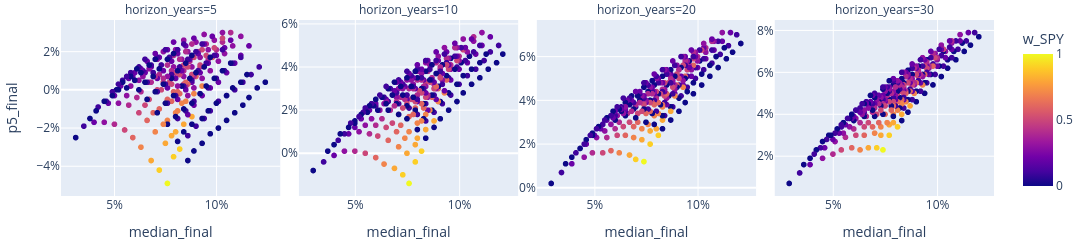
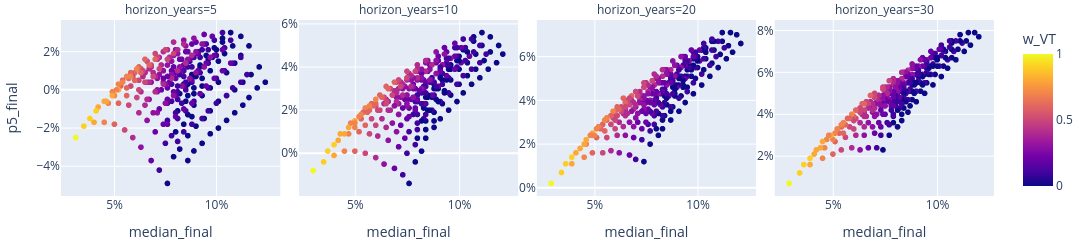
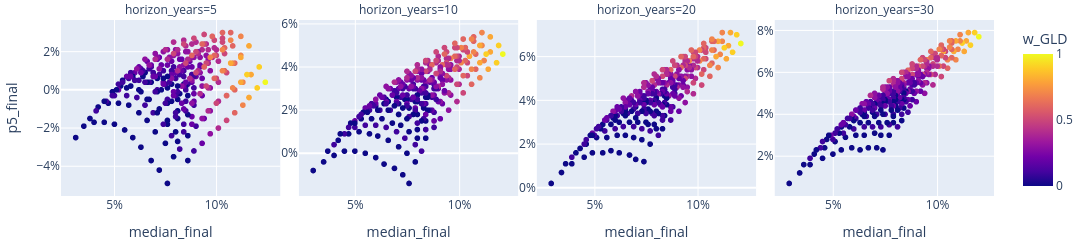
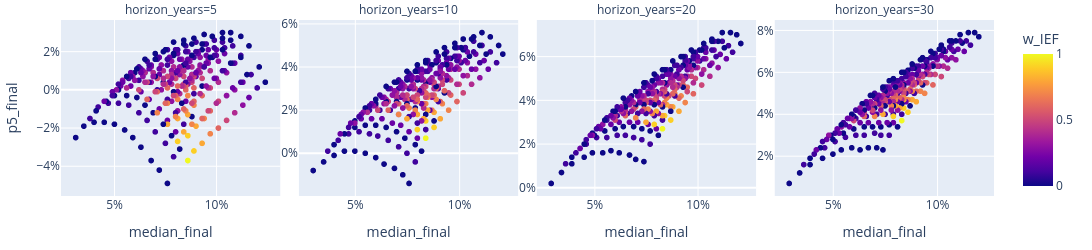

The cell these charts' notebook holds for them, in order:
### Code cell
for ww in ['w_SPY', 'w_VT', 'w_GLD', 'w_IEF']:
    fig = px.scatter(
        df,
        x="median_final",
        y="p5_final",
        color=ww,
        facet_col="horizon_years",
        hover_data=[col for col in df.columns if not col.startswith('w_') and col not in ['median_final', 'p5_final', 'horizon_years']],
    )
    fig.update_layout(height=250, width=1200, margin=dict(t=20, b=20, l=20, r=20))
    fig.for_each_yaxis(lambda y: y.update(matches=None, showticklabels=True, tickformat=".0%"))
    fig.for_each_xaxis(lambda x: x.update(matches=None, tickformat=".0%"))
    fig.show()

### Figure 1 — Plotly figure (JSON) as saved in the notebook; plotly's stock layout.template omitted (floating-point values rounded to 4 significant figures; data arrays with more than 128 entries replaced by an {"elided": "..."} marker saying what was removed)
{"data": [{"customdata": {"elided": "286x6 mixed values"}, "hovertemplate": "horizon_years=5<br>median_final=%{x}<br>p5_final=%{y}<br>weight_txt=%{customdata[0]}<br>mean_final=%{customdata[1]}<br>p95_final=%{customdata[2]}<br>probability_loss=%{customdata[3]}<br>mean_cagr=%{customdata[4]}<br>median_cagr=%{customdata[5]}<br>w_SPY=%{marker.color}<extra></extra>", "legendgroup": "", "marker": {"color": {"elided": "286 float values"}, "coloraxis": "coloraxis", "symbol": "circle"}, "mode": "markers", "name": "", "showlegend": false, "type": "scattergl", "x": {"elided": "286 float values"}, "xaxis": "x", "y": {"elided": "286 float values"}, "yaxis": "y"}, {"customdata": {"elided": "286x6 mixed values"}, "hovertemplate": "horizon_years=10<br>median_final=%{x}<br>p5_final=%{y}<br>weight_txt=%{customdata[0]}<br>mean_final=%{customdata[1]}<br>p95_final=%{customdata[2]}<br>probability_loss=%{customdata[3]}<br>mean_cagr=%{customdata[4]}<br>median_cagr=%{customdata[5]}<br>w_SPY=%{marker.color}<extra></extra>", "legendgroup": "", "marker": {"color": {"elided": "286 float values"}, "coloraxis": "coloraxis", "symbol": "circle"}, "mode": "markers", "name": "", "showlegend": false, "type": "scattergl", "x": {"elided": "286 float values"}, "xaxis": "x2", "y": {"elided": "286 float values"}, "yaxis": "y2"}, {"customdata": {"elided": "286x6 mixed values"}, "hovertemplate": "horizon_years=20<br>median_final=%{x}<br>p5_final=%{y}<br>weight_txt=%{customdata[0]}<br>mean_final=%{customdata[1]}<br>p95_final=%{customdata[2]}<br>probability_loss=%{customdata[3]}<br>mean_cagr=%{customdata[4]}<br>median_cagr=%{customdata[5]}<br>w_SPY=%{marker.color}<extra></extra>", "legendgroup": "", "marker": {"color": {"elided": "286 float values"}, "coloraxis": "coloraxis", "symbol": "circle"}, "mode": "markers", "name": "", "showlegend": false, "type": "scattergl", "x": {"elided": "286 float values"}, "xaxis": "x3", "y": {"elided": "286 float values"}, "yaxis": "y3"}, {"customdata": {"elided": "286x6 mixed values"}, "hovertemplate": "horizon_years=30<br>median_final=%{x}<br>p5_final=%{y}<br>weight_txt=%{customdata[0]}<br>mean_final=%{customdata[1]}<br>p95_final=%{customdata[2]}<br>probability_loss=%{customdata[3]}<br>mean_cagr=%{customdata[4]}<br>median_cagr=%{customdata[5]}<br>w_SPY=%{marker.color}<extra></extra>", "legendgroup": "", "marker": {"color": {"elided": "286 float values"}, "coloraxis": "coloraxis", "symbol": "circle"}, "mode": "markers", "name": "", "showlegend": false, "type": "scattergl", "x": {"elided": "286 float values"}, "xaxis": "x4", "y": {"elided": "286 float values"}, "yaxis": "y4"}], "layout": {"annotations": [{"font": {}, "showarrow": false, "text": "horizon_years=5", "x": 0.1175, "xanchor": "center", "xref": "paper", "y": 1, "yanchor": "bottom", "yref": "paper"}, {"font": {}, "showarrow": false, "text": "horizon_years=10", "x": 0.3725, "xanchor": "center", "xref": "paper", "y": 1, "yanchor": "bottom", "yref": "paper"}, {"font": {}, "showarrow": false, "text": "horizon_years=20", "x": 0.6275, "xanchor": "center", "xref": "paper", "y": 1, "yanchor": "bottom", "yref": "paper"}, {"font": {}, "showarrow": false, "text": "horizon_years=30", "x": 0.8825, "xanchor": "center", "xref": "paper", "y": 1, "yanchor": "bottom", "yref": "paper"}], "coloraxis": {"colorbar": {"title": {"text": "w_SPY"}}, "colorscale": [[0, "#0d0887"], [0.1111, "#46039f"], [0.2222, "#7201a8"], [0.3333, "#9c179e"], [0.4444, "#bd3786"], [0.5556, "#d8576b"], [0.6667, "#ed7953"], [0.7778, "#fb9f3a"], [0.8889, "#fdca26"], [1, "#f0f921"]]}, "height": 250, "legend": {"tracegroupgap": 0}, "margin": {"b": 20, "l": 20, "r": 20, "t": 20}, "width": 1200, "xaxis": {"anchor": "y", "domain": [0, 0.235], "tickformat": ".0%", "title": {"text": "median_final"}}, "xaxis2": {"anchor": "y2", "domain": [0.255, 0.49], "tickformat": ".0%", "title": {"text": "median_final"}}, "xaxis3": {"anchor": "y3", "domain": [0.51, 0.745], "tickformat": ".0%", "title": {"text": "median_final"}}, "xaxis4": {"anchor": "y4", "domain": [0.765, 1.0], "tickformat": ".0%", "title": {"text": "median_final"}}, "yaxis": {"anchor": "x", "domain": [0, 1], "showticklabels": true, "tickformat": ".0%", "title": {"text": "p5_final"}}, "yaxis2": {"anchor": "x2", "domain": [0, 1], "showticklabels": true, "tickformat": ".0%"}, "yaxis3": {"anchor": "x3", "domain": [0, 1], "showticklabels": true, "tickformat": ".0%"}, "yaxis4": {"anchor": "x4", "domain": [0, 1], "showticklabels": true, "tickformat": ".0%"}}}

### Figure 2 — Plotly figure (JSON) as saved in the notebook; plotly's stock layout.template omitted (floating-point values rounded to 4 significant figures; data arrays with more than 128 entries replaced by an {"elided": "..."} marker saying what was removed)
{"data": [{"customdata": {"elided": "286x6 mixed values"}, "hovertemplate": "horizon_years=5<br>median_final=%{x}<br>p5_final=%{y}<br>weight_txt=%{customdata[0]}<br>mean_final=%{customdata[1]}<br>p95_final=%{customdata[2]}<br>probability_loss=%{customdata[3]}<br>mean_cagr=%{customdata[4]}<br>median_cagr=%{customdata[5]}<br>w_VT=%{marker.color}<extra></extra>", "legendgroup": "", "marker": {"color": {"elided": "286 float values"}, "coloraxis": "coloraxis", "symbol": "circle"}, "mode": "markers", "name": "", "showlegend": false, "type": "scattergl", "x": {"elided": "286 float values"}, "xaxis": "x", "y": {"elided": "286 float values"}, "yaxis": "y"}, {"customdata": {"elided": "286x6 mixed values"}, "hovertemplate": "horizon_years=10<br>median_final=%{x}<br>p5_final=%{y}<br>weight_txt=%{customdata[0]}<br>mean_final=%{customdata[1]}<br>p95_final=%{customdata[2]}<br>probability_loss=%{customdata[3]}<br>mean_cagr=%{customdata[4]}<br>median_cagr=%{customdata[5]}<br>w_VT=%{marker.color}<extra></extra>", "legendgroup": "", "marker": {"color": {"elided": "286 float values"}, "coloraxis": "coloraxis", "symbol": "circle"}, "mode": "markers", "name": "", "showlegend": false, "type": "scattergl", "x": {"elided": "286 float values"}, "xaxis": "x2", "y": {"elided": "286 float values"}, "yaxis": "y2"}, {"customdata": {"elided": "286x6 mixed values"}, "hovertemplate": "horizon_years=20<br>median_final=%{x}<br>p5_final=%{y}<br>weight_txt=%{customdata[0]}<br>mean_final=%{customdata[1]}<br>p95_final=%{customdata[2]}<br>probability_loss=%{customdata[3]}<br>mean_cagr=%{customdata[4]}<br>median_cagr=%{customdata[5]}<br>w_VT=%{marker.color}<extra></extra>", "legendgroup": "", "marker": {"color": {"elided": "286 float values"}, "coloraxis": "coloraxis", "symbol": "circle"}, "mode": "markers", "name": "", "showlegend": false, "type": "scattergl", "x": {"elided": "286 float values"}, "xaxis": "x3", "y": {"elided": "286 float values"}, "yaxis": "y3"}, {"customdata": {"elided": "286x6 mixed values"}, "hovertemplate": "horizon_years=30<br>median_final=%{x}<br>p5_final=%{y}<br>weight_txt=%{customdata[0]}<br>mean_final=%{customdata[1]}<br>p95_final=%{customdata[2]}<br>probability_loss=%{customdata[3]}<br>mean_cagr=%{customdata[4]}<br>median_cagr=%{customdata[5]}<br>w_VT=%{marker.color}<extra></extra>", "legendgroup": "", "marker": {"color": {"elided": "286 float values"}, "coloraxis": "coloraxis", "symbol": "circle"}, "mode": "markers", "name": "", "showlegend": false, "type": "scattergl", "x": {"elided": "286 float values"}, "xaxis": "x4", "y": {"elided": "286 float values"}, "yaxis": "y4"}], "layout": {"annotations": [{"font": {}, "showarrow": false, "text": "horizon_years=5", "x": 0.1175, "xanchor": "center", "xref": "paper", "y": 1, "yanchor": "bottom", "yref": "paper"}, {"font": {}, "showarrow": false, "text": "horizon_years=10", "x": 0.3725, "xanchor": "center", "xref": "paper", "y": 1, "yanchor": "bottom", "yref": "paper"}, {"font": {}, "showarrow": false, "text": "horizon_years=20", "x": 0.6275, "xanchor": "center", "xref": "paper", "y": 1, "yanchor": "bottom", "yref": "paper"}, {"font": {}, "showarrow": false, "text": "horizon_years=30", "x": 0.8825, "xanchor": "center", "xref": "paper", "y": 1, "yanchor": "bottom", "yref": "paper"}], "coloraxis": {"colorbar": {"title": {"text": "w_VT"}}, "colorscale": [[0, "#0d0887"], [0.1111, "#46039f"], [0.2222, "#7201a8"], [0.3333, "#9c179e"], [0.4444, "#bd3786"], [0.5556, "#d8576b"], [0.6667, "#ed7953"], [0.7778, "#fb9f3a"], [0.8889, "#fdca26"], [1, "#f0f921"]]}, "height": 250, "legend": {"tracegroupgap": 0}, "margin": {"b": 20, "l": 20, "r": 20, "t": 20}, "width": 1200, "xaxis": {"anchor": "y", "domain": [0, 0.235], "tickformat": ".0%", "title": {"text": "median_final"}}, "xaxis2": {"anchor": "y2", "domain": [0.255, 0.49], "tickformat": ".0%", "title": {"text": "median_final"}}, "xaxis3": {"anchor": "y3", "domain": [0.51, 0.745], "tickformat": ".0%", "title": {"text": "median_final"}}, "xaxis4": {"anchor": "y4", "domain": [0.765, 1.0], "tickformat": ".0%", "title": {"text": "median_final"}}, "yaxis": {"anchor": "x", "domain": [0, 1], "showticklabels": true, "tickformat": ".0%", "title": {"text": "p5_final"}}, "yaxis2": {"anchor": "x2", "domain": [0, 1], "showticklabels": true, "tickformat": ".0%"}, "yaxis3": {"anchor": "x3", "domain": [0, 1], "showticklabels": true, "tickformat": ".0%"}, "yaxis4": {"anchor": "x4", "domain": [0, 1], "showticklabels": true, "tickformat": ".0%"}}}

### Figure 3 — Plotly figure (JSON) as saved in the notebook; plotly's stock layout.template omitted (floating-point values rounded to 4 significant figures; data arrays with more than 128 entries replaced by an {"elided": "..."} marker saying what was removed)
{"data": [{"customdata": {"elided": "286x6 mixed values"}, "hovertemplate": "horizon_years=5<br>median_final=%{x}<br>p5_final=%{y}<br>weight_txt=%{customdata[0]}<br>mean_final=%{customdata[1]}<br>p95_final=%{customdata[2]}<br>probability_loss=%{customdata[3]}<br>mean_cagr=%{customdata[4]}<br>median_cagr=%{customdata[5]}<br>w_GLD=%{marker.color}<extra></extra>", "legendgroup": "", "marker": {"color": {"elided": "286 float values"}, "coloraxis": "coloraxis", "symbol": "circle"}, "mode": "markers", "name": "", "showlegend": false, "type": "scattergl", "x": {"elided": "286 float values"}, "xaxis": "x", "y": {"elided": "286 float values"}, "yaxis": "y"}, {"customdata": {"elided": "286x6 mixed values"}, "hovertemplate": "horizon_years=10<br>median_final=%{x}<br>p5_final=%{y}<br>weight_txt=%{customdata[0]}<br>mean_final=%{customdata[1]}<br>p95_final=%{customdata[2]}<br>probability_loss=%{customdata[3]}<br>mean_cagr=%{customdata[4]}<br>median_cagr=%{customdata[5]}<br>w_GLD=%{marker.color}<extra></extra>", "legendgroup": "", "marker": {"color": {"elided": "286 float values"}, "coloraxis": "coloraxis", "symbol": "circle"}, "mode": "markers", "name": "", "showlegend": false, "type": "scattergl", "x": {"elided": "286 float values"}, "xaxis": "x2", "y": {"elided": "286 float values"}, "yaxis": "y2"}, {"customdata": {"elided": "286x6 mixed values"}, "hovertemplate": "horizon_years=20<br>median_final=%{x}<br>p5_final=%{y}<br>weight_txt=%{customdata[0]}<br>mean_final=%{customdata[1]}<br>p95_final=%{customdata[2]}<br>probability_loss=%{customdata[3]}<br>mean_cagr=%{customdata[4]}<br>median_cagr=%{customdata[5]}<br>w_GLD=%{marker.color}<extra></extra>", "legendgroup": "", "marker": {"color": {"elided": "286 float values"}, "coloraxis": "coloraxis", "symbol": "circle"}, "mode": "markers", "name": "", "showlegend": false, "type": "scattergl", "x": {"elided": "286 float values"}, "xaxis": "x3", "y": {"elided": "286 float values"}, "yaxis": "y3"}, {"customdata": {"elided": "286x6 mixed values"}, "hovertemplate": "horizon_years=30<br>median_final=%{x}<br>p5_final=%{y}<br>weight_txt=%{customdata[0]}<br>mean_final=%{customdata[1]}<br>p95_final=%{customdata[2]}<br>probability_loss=%{customdata[3]}<br>mean_cagr=%{customdata[4]}<br>median_cagr=%{customdata[5]}<br>w_GLD=%{marker.color}<extra></extra>", "legendgroup": "", "marker": {"color": {"elided": "286 float values"}, "coloraxis": "coloraxis", "symbol": "circle"}, "mode": "markers", "name": "", "showlegend": false, "type": "scattergl", "x": {"elided": "286 float values"}, "xaxis": "x4", "y": {"elided": "286 float values"}, "yaxis": "y4"}], "layout": {"annotations": [{"font": {}, "showarrow": false, "text": "horizon_years=5", "x": 0.1175, "xanchor": "center", "xref": "paper", "y": 1, "yanchor": "bottom", "yref": "paper"}, {"font": {}, "showarrow": false, "text": "horizon_years=10", "x": 0.3725, "xanchor": "center", "xref": "paper", "y": 1, "yanchor": "bottom", "yref": "paper"}, {"font": {}, "showarrow": false, "text": "horizon_years=20", "x": 0.6275, "xanchor": "center", "xref": "paper", "y": 1, "yanchor": "bottom", "yref": "paper"}, {"font": {}, "showarrow": false, "text": "horizon_years=30", "x": 0.8825, "xanchor": "center", "xref": "paper", "y": 1, "yanchor": "bottom", "yref": "paper"}], "coloraxis": {"colorbar": {"title": {"text": "w_GLD"}}, "colorscale": [[0, "#0d0887"], [0.1111, "#46039f"], [0.2222, "#7201a8"], [0.3333, "#9c179e"], [0.4444, "#bd3786"], [0.5556, "#d8576b"], [0.6667, "#ed7953"], [0.7778, "#fb9f3a"], [0.8889, "#fdca26"], [1, "#f0f921"]]}, "height": 250, "legend": {"tracegroupgap": 0}, "margin": {"b": 20, "l": 20, "r": 20, "t": 20}, "width": 1200, "xaxis": {"anchor": "y", "domain": [0, 0.235], "tickformat": ".0%", "title": {"text": "median_final"}}, "xaxis2": {"anchor": "y2", "domain": [0.255, 0.49], "tickformat": ".0%", "title": {"text": "median_final"}}, "xaxis3": {"anchor": "y3", "domain": [0.51, 0.745], "tickformat": ".0%", "title": {"text": "median_final"}}, "xaxis4": {"anchor": "y4", "domain": [0.765, 1.0], "tickformat": ".0%", "title": {"text": "median_final"}}, "yaxis": {"anchor": "x", "domain": [0, 1], "showticklabels": true, "tickformat": ".0%", "title": {"text": "p5_final"}}, "yaxis2": {"anchor": "x2", "domain": [0, 1], "showticklabels": true, "tickformat": ".0%"}, "yaxis3": {"anchor": "x3", "domain": [0, 1], "showticklabels": true, "tickformat": ".0%"}, "yaxis4": {"anchor": "x4", "domain": [0, 1], "showticklabels": true, "tickformat": ".0%"}}}

### Figure 4 — Plotly figure (JSON) as saved in the notebook; plotly's stock layout.template omitted (floating-point values rounded to 4 significant figures; data arrays with more than 128 entries replaced by an {"elided": "..."} marker saying what was removed)
{"data": [{"customdata": {"elided": "286x6 mixed values"}, "hovertemplate": "horizon_years=5<br>median_final=%{x}<br>p5_final=%{y}<br>weight_txt=%{customdata[0]}<br>mean_final=%{customdata[1]}<br>p95_final=%{customdata[2]}<br>probability_loss=%{customdata[3]}<br>mean_cagr=%{customdata[4]}<br>median_cagr=%{customdata[5]}<br>w_IEF=%{marker.color}<extra></extra>", "legendgroup": "", "marker": {"color": {"elided": "286 float values"}, "coloraxis": "coloraxis", "symbol": "circle"}, "mode": "markers", "name": "", "showlegend": false, "type": "scattergl", "x": {"elided": "286 float values"}, "xaxis": "x", "y": {"elided": "286 float values"}, "yaxis": "y"}, {"customdata": {"elided": "286x6 mixed values"}, "hovertemplate": "horizon_years=10<br>median_final=%{x}<br>p5_final=%{y}<br>weight_txt=%{customdata[0]}<br>mean_final=%{customdata[1]}<br>p95_final=%{customdata[2]}<br>probability_loss=%{customdata[3]}<br>mean_cagr=%{customdata[4]}<br>median_cagr=%{customdata[5]}<br>w_IEF=%{marker.color}<extra></extra>", "legendgroup": "", "marker": {"color": {"elided": "286 float values"}, "coloraxis": "coloraxis", "symbol": "circle"}, "mode": "markers", "name": "", "showlegend": false, "type": "scattergl", "x": {"elided": "286 float values"}, "xaxis": "x2", "y": {"elided": "286 float values"}, "yaxis": "y2"}, {"customdata": {"elided": "286x6 mixed values"}, "hovertemplate": "horizon_years=20<br>median_final=%{x}<br>p5_final=%{y}<br>weight_txt=%{customdata[0]}<br>mean_final=%{customdata[1]}<br>p95_final=%{customdata[2]}<br>probability_loss=%{customdata[3]}<br>mean_cagr=%{customdata[4]}<br>median_cagr=%{customdata[5]}<br>w_IEF=%{marker.color}<extra></extra>", "legendgroup": "", "marker": {"color": {"elided": "286 float values"}, "coloraxis": "coloraxis", "symbol": "circle"}, "mode": "markers", "name": "", "showlegend": false, "type": "scattergl", "x": {"elided": "286 float values"}, "xaxis": "x3", "y": {"elided": "286 float values"}, "yaxis": "y3"}, {"customdata": {"elided": "286x6 mixed values"}, "hovertemplate": "horizon_years=30<br>median_final=%{x}<br>p5_final=%{y}<br>weight_txt=%{customdata[0]}<br>mean_final=%{customdata[1]}<br>p95_final=%{customdata[2]}<br>probability_loss=%{customdata[3]}<br>mean_cagr=%{customdata[4]}<br>median_cagr=%{customdata[5]}<br>w_IEF=%{marker.color}<extra></extra>", "legendgroup": "", "marker": {"color": {"elided": "286 float values"}, "coloraxis": "coloraxis", "symbol": "circle"}, "mode": "markers", "name": "", "showlegend": false, "type": "scattergl", "x": {"elided": "286 float values"}, "xaxis": "x4", "y": {"elided": "286 float values"}, "yaxis": "y4"}], "layout": {"annotations": [{"font": {}, "showarrow": false, "text": "horizon_years=5", "x": 0.1175, "xanchor": "center", "xref": "paper", "y": 1, "yanchor": "bottom", "yref": "paper"}, {"font": {}, "showarrow": false, "text": "horizon_years=10", "x": 0.3725, "xanchor": "center", "xref": "paper", "y": 1, "yanchor": "bottom", "yref": "paper"}, {"font": {}, "showarrow": false, "text": "horizon_years=20", "x": 0.6275, "xanchor": "center", "xref": "paper", "y": 1, "yanchor": "bottom", "yref": "paper"}, {"font": {}, "showarrow": false, "text": "horizon_years=30", "x": 0.8825, "xanchor": "center", "xref": "paper", "y": 1, "yanchor": "bottom", "yref": "paper"}], "coloraxis": {"colorbar": {"title": {"text": "w_IEF"}}, "colorscale": [[0, "#0d0887"], [0.1111, "#46039f"], [0.2222, "#7201a8"], [0.3333, "#9c179e"], [0.4444, "#bd3786"], [0.5556, "#d8576b"], [0.6667, "#ed7953"], [0.7778, "#fb9f3a"], [0.8889, "#fdca26"], [1, "#f0f921"]]}, "height": 250, "legend": {"tracegroupgap": 0}, "margin": {"b": 20, "l": 20, "r": 20, "t": 20}, "width": 1200, "xaxis": {"anchor": "y", "domain": [0, 0.235], "tickformat": ".0%", "title": {"text": "median_final"}}, "xaxis2": {"anchor": "y2", "domain": [0.255, 0.49], "tickformat": ".0%", "title": {"text": "median_final"}}, "xaxis3": {"anchor": "y3", "domain": [0.51, 0.745], "tickformat": ".0%", "title": {"text": "median_final"}}, "xaxis4": {"anchor": "y4", "domain": [0.765, 1.0], "tickformat": ".0%", "title": {"text": "median_final"}}, "yaxis": {"anchor": "x", "domain": [0, 1], "showticklabels": true, "tickformat": ".0%", "title": {"text": "p5_final"}}, "yaxis2": {"anchor": "x2", "domain": [0, 1], "showticklabels": true, "tickformat": ".0%"}, "yaxis3": {"anchor": "x3", "domain": [0, 1], "showticklabels": true, "tickformat": ".0%"}, "yaxis4": {"anchor": "x4", "domain": [0, 1], "showticklabels": true, "tickformat": ".0%"}}}
